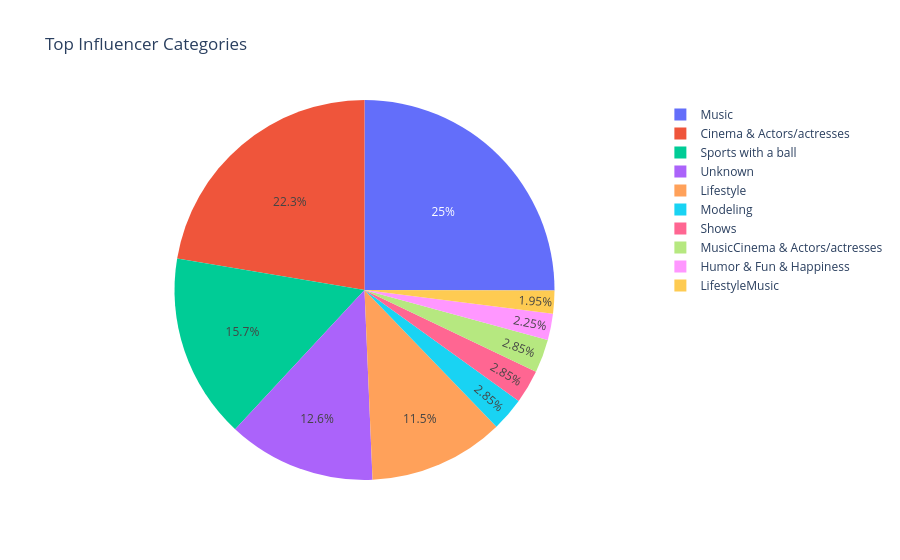

Notebook cell for this chart:
### Code cell
fig = px.pie(
    category_data,
    names="Category",
    values="Influencers Count",
    title="Top Influencer Categories",
)

fig.show()

### Figure 1 — Plotly figure (JSON) as saved in the notebook; plotly's stock layout.template omitted (floating-point values rounded to 4 significant figures)
{"data": [{"domain": {"x": [0, 1], "y": [0, 1]}, "hovertemplate": "Category=%{label}<br>Influencers Count=%{value}<extra></extra>", "labels": ["Music", "Cinema & Actors/actresses", "Sports with a ball", "Unknown", "Lifestyle", "Modeling", "Shows", "MusicCinema & Actors/actresses", "Humor & Fun & Happiness", "LifestyleMusic"], "legendgroup": "", "name": "", "showlegend": true, "type": "pie", "values": [167, 149, 105, 84, 77, 19, 19, 19, 15, 13]}], "layout": {"legend": {"tracegroupgap": 0}, "title": {"text": "Top Influencer Categories"}}}
